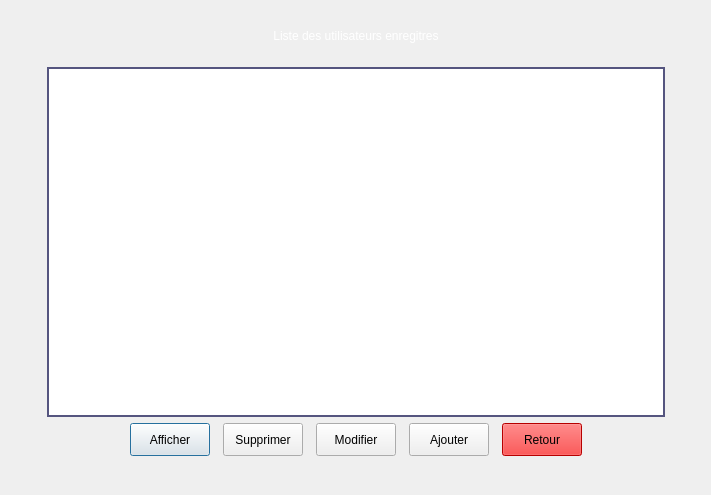
<?xml version="1.0" encoding="UTF-8"?>
<ui version="4.0">
 <class>reinscription</class>
 <widget class="QDialog" name="reinscription">
  <property name="geometry">
   <rect>
    <x>0</x>
    <y>0</y>
    <width>711</width>
    <height>495</height>
   </rect>
  </property>
  <property name="windowTitle">
   <string>Utilisateurs</string>
  </property>
  <layout class="QGridLayout" name="gridLayout">
   <item row="0" column="1">
    <spacer name="verticalSpacer_2">
     <property name="orientation">
      <enum>Qt::Vertical</enum>
     </property>
     <property name="sizeHint" stdset="0">
      <size>
       <width>20</width>
       <height>13</height>
      </size>
     </property>
    </spacer>
   </item>
   <item row="1" column="1" rowspan="2">
    <layout class="QVBoxLayout" name="verticalLayout">
     <item>
      <widget class="QLabel" name="label">
       <property name="minimumSize">
        <size>
         <width>0</width>
         <height>50</height>
        </size>
       </property>
       <property name="maximumSize">
        <size>
         <width>16777215</width>
         <height>50</height>
        </size>
       </property>
       <property name="styleSheet">
        <string notr="true">QLabel{
	color: #fff;
	font: 81 11pt &quot;Fira Sans Compressed ExtraBold&quot;;
}
</string>
       </property>
       <property name="text">
        <string>Liste des utilisateurs enregitres</string>
       </property>
       <property name="alignment">
        <set>Qt::AlignCenter</set>
       </property>
      </widget>
     </item>
     <item>
      <widget class="QTableView" name="vue">
       <property name="minimumSize">
        <size>
         <width>618</width>
         <height>350</height>
        </size>
       </property>
       <property name="maximumSize">
        <size>
         <width>618</width>
         <height>16777215</height>
        </size>
       </property>
       <property name="styleSheet">
        <string notr="true">QTableView{
	border: 2px solid rgb(85, 85, 127);
	background-color: #fff;
	color: black;
}</string>
       </property>
      </widget>
     </item>
     <item>
      <layout class="QHBoxLayout" name="horizontalLayout">
       <item>
        <spacer name="horizontalSpacer">
         <property name="orientation">
          <enum>Qt::Horizontal</enum>
         </property>
         <property name="sizeHint" stdset="0">
          <size>
           <width>40</width>
           <height>20</height>
          </size>
         </property>
        </spacer>
       </item>
       <item>
        <widget class="QPushButton" name="Afficher">
         <property name="styleSheet">
          <string notr="true">QPushButton{
	height: 25px;
	font: 81 11pt &quot;Fira Sans Compressed ExtraBold&quot;;
}</string>
         </property>
         <property name="text">
          <string>Afficher</string>
         </property>
        </widget>
       </item>
       <item>
        <spacer name="horizontalSpacer_2">
         <property name="orientation">
          <enum>Qt::Horizontal</enum>
         </property>
         <property name="sizeType">
          <enum>QSizePolicy::Fixed</enum>
         </property>
         <property name="sizeHint" stdset="0">
          <size>
           <width>7</width>
           <height>20</height>
          </size>
         </property>
        </spacer>
       </item>
       <item>
        <widget class="QPushButton" name="supprimer">
         <property name="styleSheet">
          <string notr="true">QPushButton{
	height: 25px;
	font: 81 11pt &quot;Fira Sans Compressed ExtraBold&quot;;
}</string>
         </property>
         <property name="text">
          <string>Supprimer</string>
         </property>
        </widget>
       </item>
       <item>
        <spacer name="horizontalSpacer_3">
         <property name="orientation">
          <enum>Qt::Horizontal</enum>
         </property>
         <property name="sizeType">
          <enum>QSizePolicy::Fixed</enum>
         </property>
         <property name="sizeHint" stdset="0">
          <size>
           <width>7</width>
           <height>20</height>
          </size>
         </property>
        </spacer>
       </item>
       <item>
        <widget class="QPushButton" name="modifier">
         <property name="styleSheet">
          <string notr="true">QPushButton{
	height: 25px;
	font: 81 11pt &quot;Fira Sans Compressed ExtraBold&quot;;
}</string>
         </property>
         <property name="text">
          <string>Modifier</string>
         </property>
        </widget>
       </item>
       <item>
        <spacer name="horizontalSpacer_4">
         <property name="orientation">
          <enum>Qt::Horizontal</enum>
         </property>
         <property name="sizeType">
          <enum>QSizePolicy::Fixed</enum>
         </property>
         <property name="sizeHint" stdset="0">
          <size>
           <width>7</width>
           <height>20</height>
          </size>
         </property>
        </spacer>
       </item>
       <item>
        <widget class="QPushButton" name="ajouter">
         <property name="styleSheet">
          <string notr="true">QPushButton{
	height: 25px;
	font: 81 11pt &quot;Fira Sans Compressed ExtraBold&quot;;
}</string>
         </property>
         <property name="text">
          <string>Ajouter</string>
         </property>
        </widget>
       </item>
       <item>
        <spacer name="horizontalSpacer_5">
         <property name="orientation">
          <enum>Qt::Horizontal</enum>
         </property>
         <property name="sizeType">
          <enum>QSizePolicy::Fixed</enum>
         </property>
         <property name="sizeHint" stdset="0">
          <size>
           <width>7</width>
           <height>20</height>
          </size>
         </property>
        </spacer>
       </item>
       <item>
        <widget class="QPushButton" name="logout">
         <property name="styleSheet">
          <string notr="true">QPushButton{
	height: 25px;
	font: 81 Italic 11pt &quot;Fira Sans Compressed ExtraBold&quot;;
	color: black;
	background-color: red;
}

QpushButton:pressed{
	background-color: rgb(182, 7, 7);
}</string>
         </property>
         <property name="text">
          <string>Retour</string>
         </property>
        </widget>
       </item>
       <item>
        <spacer name="horizontalSpacer_6">
         <property name="orientation">
          <enum>Qt::Horizontal</enum>
         </property>
         <property name="sizeHint" stdset="0">
          <size>
           <width>40</width>
           <height>20</height>
          </size>
         </property>
        </spacer>
       </item>
      </layout>
     </item>
    </layout>
   </item>
   <item row="1" column="2">
    <spacer name="horizontalSpacer_8">
     <property name="orientation">
      <enum>Qt::Horizontal</enum>
     </property>
     <property name="sizeHint" stdset="0">
      <size>
       <width>21</width>
       <height>20</height>
      </size>
     </property>
    </spacer>
   </item>
   <item row="2" column="0">
    <spacer name="horizontalSpacer_7">
     <property name="orientation">
      <enum>Qt::Horizontal</enum>
     </property>
     <property name="sizeHint" stdset="0">
      <size>
       <width>34</width>
       <height>20</height>
      </size>
     </property>
    </spacer>
   </item>
   <item row="3" column="1">
    <spacer name="verticalSpacer">
     <property name="orientation">
      <enum>Qt::Vertical</enum>
     </property>
     <property name="sizeHint" stdset="0">
      <size>
       <width>20</width>
       <height>84</height>
      </size>
     </property>
    </spacer>
   </item>
  </layout>
 </widget>
 <resources/>
 <connections/>
</ui>
